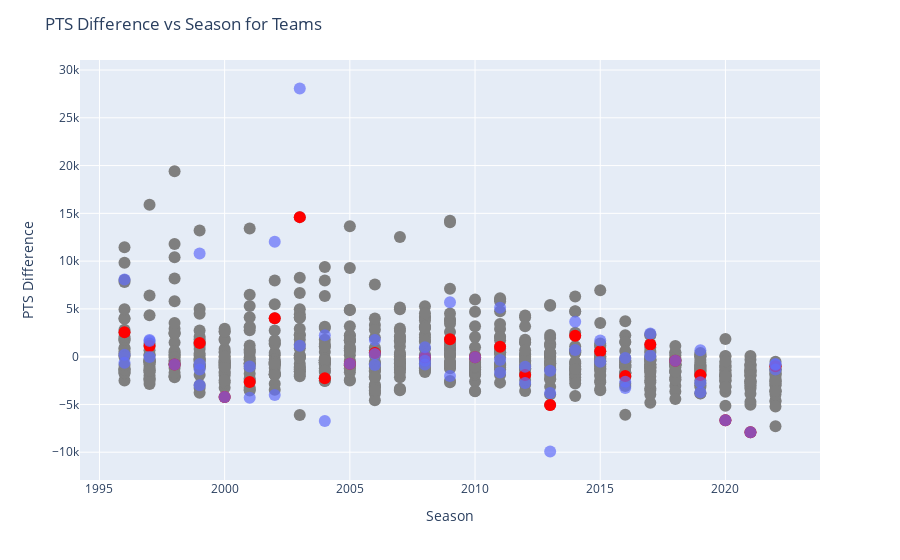

The cell this chart's notebook holds for it:
### Code cell
hover_template_team_season = Template('<b>{{team_name}}</b><br><br>'
                          'Season: {{season}} <br>' +
                          '{{selected_stat}} diff to avg players: {{diff}}<br>' +
                          '{{selected_stat}}: {{stat}} <br><extra></extra>')

# change all relevant_stat ranks to 'Not Ranked' if the value is NaN in the df_career_na_filled dataframe
for stat in relevant_stats:
    df_career_na_filled.loc[df_career_na_filled[stat + '_rank'].isna(), stat + '_rank'] = 'Not Ranked'

# create a scatter plot with the average of each team for each season. The seasons should be the x axis and the selected relevant stat differences should be the y axis
def create_team_scatter(selected_stat, selected_team, show_players):
    # add grey dots for all teams
    fig = px.scatter(df_team_avg_by_season, x='Season', y=f'{selected_stat}_diff', hover_name='Tm',
                        hover_data={'Tm': True, selected_stat: True, f'{selected_stat}_diff': True},
                        color_discrete_sequence=['#7F7F7F'])
    
    # add a red dot for all stats of the selected team
    fig.add_trace(px.scatter(df_team_avg_by_season[df_team_avg_by_season['Tm'] == selected_team], x='Season', y=f'{selected_stat}_diff', hover_name='Tm',
                                hover_data={'Tm': True, selected_stat: True, f'{selected_stat}_diff': True},
                                color_discrete_sequence=['red']).data[0])
    
    # styling the figure
    fig.update_traces(hovertemplate=hover_template_team_season.render(team_name='%{hovertext}',
        season='%{x}',
        diff='%{y:.2f}',
        stat='%{customdata[1]:.2f}',
        selected_stat=selected_stat))
    
    if show_players:
        # add a blue dot for each player of the selected team
        fig.add_trace(px.scatter(df_career_na_filled[df_career_na_filled['Tm'] == selected_team], x='Season', y=f'{selected_stat}_diff', hover_name='Player',
                                    hover_data={'Player': True, selected_stat: True, f'{selected_stat}_diff': True, f'{selected_stat}_rank': True, 'Pk': True},
                                    color_discrete_sequence=['#636EFA']).data[0])
        # make blue dots semi-transparent
        fig.update_traces(marker=dict(size=12, opacity=0.7), showlegend=False, selector=dict(marker_color='#636EFA'))
    
    # add hover info for the blue dots
    fig.update_traces(hovertemplate=hover_template_player.render(player_name='%{hovertext}',
        pick='%{customdata[3]}',
        season='%{x}',
        selected_stat=selected_stat,
        diff='%{y:.2f}',
        rank='%{customdata[2]}',
        raw_stat='%{customdata[1]:.2f}'),
        selector=dict(marker_color='#636EFA'))

    
    fig.update_traces(marker=dict(size=12), showlegend=False)
    fig.update_layout(title=f'{selected_stat} Difference vs Season for Teams',
                      xaxis_title='Season', yaxis_title=f'{selected_stat} Difference')
    fig.show()

# create a dropdown widget with all relevant stats
stat_dropdown_team_scatter = widgets.Dropdown(
    options=relevant_stats,
    description='Select Stat:',
    disabled=False,
)

# create a dropdown widget with all teams
team_dropdown_team_scatter = widgets.Dropdown(
    options=df_team_avg_by_season['Tm'].unique().tolist(),
    description='Select Team:',
    disabled=False,
)

# create a checkbox widget to toggle between showing players or not
player_checkbox_team_scatter = widgets.Checkbox(
    value=True,
    description='Show Players selected by Team',
    disabled=False,
    indent=False
)

# Define the output area to display the scatter plot
output_team_scatter = widgets.Output()

# Observe changes in the value of the dropdown and call the function
def on_value_change_team_scatter(change):
    clear_output()
    output_team_scatter.clear_output()
    selected_stat = stat_dropdown_team_scatter.value
    selected_team = team_dropdown_team_scatter.value
    show_players = player_checkbox_team_scatter.value

    display(stat_dropdown_team_scatter)
    display(team_dropdown_team_scatter)
    display(player_checkbox_team_scatter)
    with output_team_scatter:
        create_team_scatter(selected_stat, selected_team, show_players)

stat_dropdown_team_scatter.observe(on_value_change_team_scatter, names='value')
team_dropdown_team_scatter.observe(on_value_change_team_scatter, names='value')
player_checkbox_team_scatter.observe(on_value_change_team_scatter, names='value')

# Display the dropdown and the output area
display(stat_dropdown_team_scatter)
display(team_dropdown_team_scatter)
display(player_checkbox_team_scatter)
display(output_team_scatter)

### Figure 1 — Plotly figure (JSON) as saved in the notebook; plotly's stock layout.template omitted (floating-point values rounded to 4 significant figures; data arrays with more than 128 entries replaced by an {"elided": "..."} marker saying what was removed)
{"data": [{"customdata": {"elided": "727x2 mixed values"}, "hovertemplate": "<b>%{hovertext}</b><br><br>Season: %{x} <br>PTS diff to avg players: %{y:.2f}<br>PTS: %{customdata[1]:.2f} <br><extra></extra>", "hovertext": {"elided": "727 str values"}, "legendgroup": "", "marker": {"color": "#7F7F7F", "size": 12, "symbol": "circle"}, "mode": "markers", "name": "", "orientation": "v", "showlegend": false, "type": "scatter", "x": {"elided": "727 int values"}, "xaxis": "x", "y": {"elided": "727 float values"}, "yaxis": "y"}, {"customdata": [["CLE", 5060], ["CLE", 4861.0], ["CLE", 99], ["CLE", 4242.0], ["CLE", 3262], ["CLE", 636.5], ["CLE", 7470], ["CLE", 21025], ["CLE", 2413], ["CLE", 0], ["CLE", 2078.0], ["CLE", 1418.0], ["CLE", 3762], ["CLE", 253], ["CLE", 7435.0], ["CLE", 4189], ["CLE", 321.3], ["CLE", 2996], ["CLE", 1969], ["CLE", 1034.0], ["CLE", 2514], ["CLE", 5041], ["CLE", 2639.0], ["CLE", 1724], ["CLE", 2311], ["CLE", 10.33]], "hovertemplate": "<b>%{hovertext}</b><br><br>Season: %{x} <br>PTS diff to avg players: %{y:.2f}<br>PTS: %{customdata[1]:.2f} <br><extra></extra>", "hovertext": ["CLE", "CLE", "CLE", "CLE", "CLE", "CLE", "CLE", "CLE", "CLE", "CLE", "CLE", "CLE", "CLE", "CLE", "CLE", "CLE", "CLE", "CLE", "CLE", "CLE", "CLE", "CLE", "CLE", "CLE", "CLE", "CLE"], "legendgroup": "", "marker": {"color": "red", "size": 12, "symbol": "circle"}, "mode": "markers", "name": "", "orientation": "v", "showlegend": false, "type": "scatter", "x": [1996, 1997, 1998, 1999, 2000, 2001, 2002, 2003, 2004, 2005, 2006, 2008, 2009, 2010, 2011, 2012, 2013, 2014, 2015, 2016, 2017, 2018, 2019, 2020, 2021, 2022], "xaxis": "x", "y": [2546.0, 1113.0, -814.7, 1423.0, -4231.0, -2662.0, 4011.0, 14600.0, -2250.0, -731.0, 388.0, -73.28, 1833.0, -57.3, 1034.0, -1909.0, -5072.0, 2180.0, 569.9, -2013.0, 1264.0, -438.7, -1914.0, -6646.0, -7918.0, -995.2], "yaxis": "y"}, {"customdata": {"elided": "57x4 mixed values"}, "hovertemplate": "<b>%{hovertext}</b><br><br>Pick: %{customdata[3]} (%{x}) <br>PTS Rank: %{customdata[2]} <br>PTS diff. to avg player at pick %{customdata[3]}: %{y:.2f}<br>Career PTS: %{customdata[1]:.2f}<br><extra></extra>", "hovertext": ["Vitaly Potapenko", "Zydrunas Ilgauskas", "Reggie Geary", "Derek Anderson", "Brevin Knight", "Cedric Henderson", "Ryan Stack", "Andre Miller", "Trajan Langdon", "A.J. Bramlett", "Lari Ketner", "Chris Mihm", "DeSagana Diop", "Jeff Trepagnier", "Dajuan Wagner", "Carlos Boozer", "LeBron James", "Jason Kapono", "Luke Jackson", "Anderson Varejão", "Martynas Andriuškevičius", "Shannon Brown", "Daniel Gibson", "Ejike Ugboaja", "J.J. Hickson", "Darnell Jackson", "Sasha Kaun", "Semih Erden", "Christian Eyenga", "Danny Green", "Luke Harangody", "Kyrie Irving", "Tristan Thompson", "Milan Mačvan", "Dion Waiters", "Tyler Zeller", "Anthony Bennett", "Sergey Karasev", "Carrick Felix", "Joe Harris", "Jordan McRae", "Cedi Osman", "Sir'Dominic Pointer", "Marquese Chriss", "Ante Žižić", "Kay Felder", "Jarrett Allen", "Jaron Blossomgame", "Collin Sexton", "Darius Garland", "Dylan Windler", "Kevin Porter Jr.", "Isaac Okoro", "Evan Mobley", "Khalifa Diop", "Isaiah Mobley", "Luke Travers"], "legendgroup": "", "marker": {"color": "#636EFA", "opacity": 0.7, "size": 12, "symbol": "circle"}, "mode": "markers", "name": "", "orientation": "v", "showlegend": false, "type": "scatter", "x": [1996, 1996, 1996, 1997, 1997, 1997, 1998, 1999, 1999, 1999, 1999, 2000, 2001, 2001, 2002, 2002, 2003, 2003, 2004, 2004, 2005, 2006, 2006, 2006, 2008, 2008, 2008, 2008, 2009, 2009, 2010, 2011, 2011, 2011, 2012, 2012, 2013, 2013, 2013, 2014, 2014, 2015, 2015, 2016, 2016, 2016, 2017, 2017, 2018, 2019, 2019, 2019, 2020, 2021, 2022, 2022, 2022], "xaxis": "x", "y": [200.2, 8082.0, -646.1, 1632.0, 1756.0, -47.22, -814.7, 10800.0, -2986.0, -1348.0, -771.2, -4231.0, -4295.0, -1029.0, -4017.0, 12040.0, 28070.0, 1141.0, -6735, 2235.0, -731.0, 281.4, 1744.0, -861.9, 978.6, -2.296, -832.1, -437.2, -2019.0, 5684.0, -57.3, 5127.0, -1670.0, -356.9, -2757.0, -1062.0, -9927.0, -3815.0, -1473.0, 3654.0, 705.3, 1681.0, -541.0, -3274.0, -2632.0, -133.9, 2435.0, 93.72, -438.7, -3738.0, -2674.0, 669.1, -6646.0, -7918.0, -1356.0, -774.2, -855.1], "yaxis": "y"}], "layout": {"legend": {"tracegroupgap": 0}, "margin": {"t": 60}, "title": {"text": "PTS Difference vs Season for Teams"}, "xaxis": {"anchor": "y", "domain": [0, 1], "title": {"text": "Season"}}, "yaxis": {"anchor": "x", "domain": [0, 1], "title": {"text": "PTS Difference"}}}}
